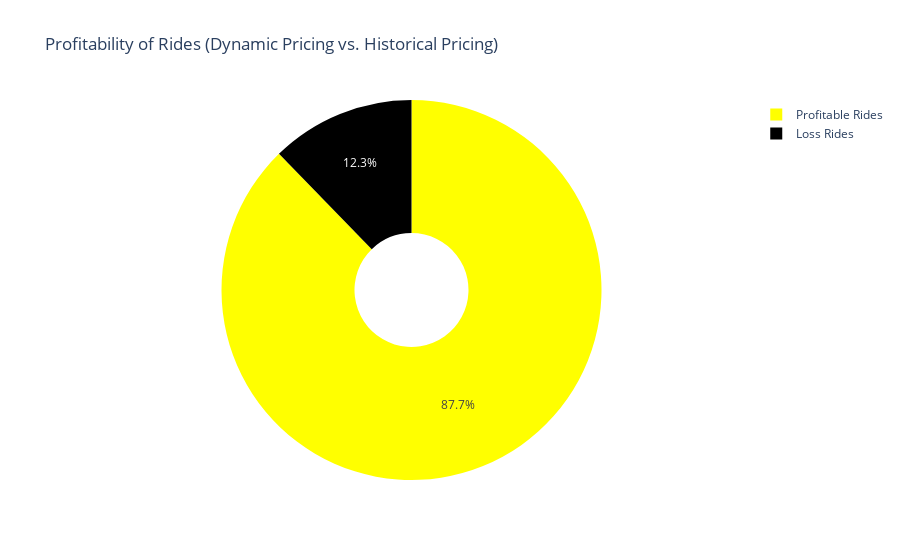

This figure's notebook cell:
### Code cell
# Calculate the profit percentage for each ride
data['profit_percentage'] = ((data['adjusted_ride_cost'] - data['Historical_Cost_of_Ride']) / data['Historical_Cost_of_Ride']) * 100
# Identify profitable rides where profit percentage is positive
profitable_rides = data[data['profit_percentage'] > 0]

# Identify loss rides where profit percentage is negative
loss_rides = data[data['profit_percentage'] < 0]


import plotly.graph_objects as go

# Calculate the count of profitable and loss rides
profitable_count = len(profitable_rides)
loss_count = len(loss_rides)

# Create a donut chart to show the distribution of profitable and loss rides
labels = ['Profitable Rides', 'Loss Rides']
values = [profitable_count, loss_count]
custom_colors = ['#FFFF00', '#000000']
fig = go.Figure(data=[go.Pie(labels=labels, values=values, hole=0.3,marker=dict(colors=custom_colors))])
fig.update_layout(title='Profitability of Rides (Dynamic Pricing vs. Historical Pricing)')
fig.show()

### Figure 1 — Plotly figure (JSON) as saved in the notebook; plotly's stock layout.template omitted (floating-point values rounded to 4 significant figures)
{"data": [{"hole": 0.3, "labels": ["Profitable Rides", "Loss Rides"], "marker": {"colors": ["#FFFF00", "#000000"]}, "type": "pie", "values": [864, 121]}], "layout": {"title": {"text": "Profitability of Rides (Dynamic Pricing vs. Historical Pricing)"}}}
